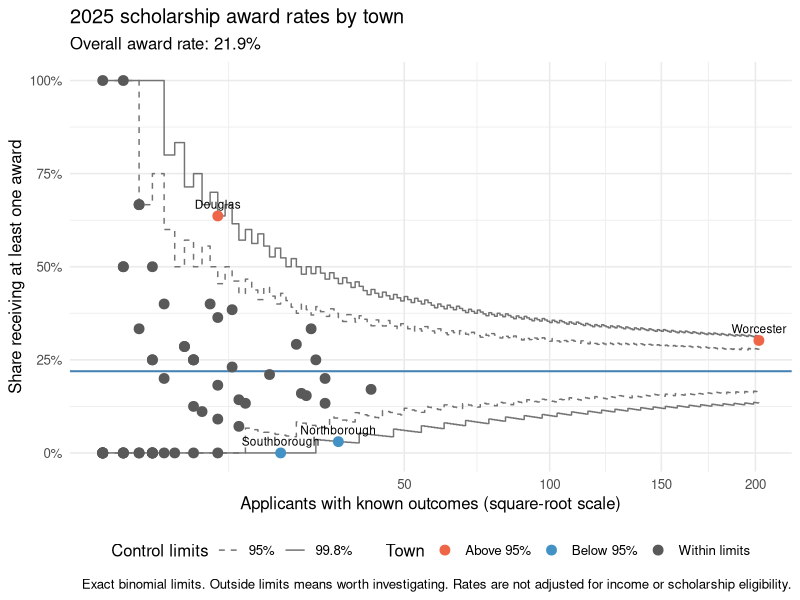

This figure's R source:
library(tidyverse)
#
Scholarship22<- read.csv("deidScholarship22.csv")
Scholarship23<- read.csv("deidScholarship23.csv")
Scholarship24<- read.csv("deidScholarship24.csv")
Scholarship25<- read.csv("deidScholarship25.csv")
Scholarship26<- read.csv("deidScholarship26.csv")
mean(Scholarship25$GPA, na.rm = TRUE)

all_chr <- function(df) mutate(df, across(everything(), as.character))

MasterScholarship <- bind_rows(
  "2022" = all_chr(Scholarship22),
  "2023" = all_chr(Scholarship23),
  "2024" = all_chr(Scholarship24),
  "2025" = all_chr(Scholarship25),
  "2026" = all_chr(Scholarship26),
  .id = "year"
)

MasterScholarship <- type.convert(MasterScholarship, as.is = TRUE)

write.csv(MasterScholarship, "masterScholarship.csv", row.names = FALSE)


sapply(list(Scholarship22, Scholarship23, Scholarship24, Scholarship25, Scholarship26),
       function(d) "Request.Status" %in% names(d))
table(c(Scholarship22$Request.Status, Scholarship23$Request.Status,
        Scholarship24$Request.Status, Scholarship25$Request.Status,
        Scholarship26$Request.Status), useNA = "ifany")
CompleteApps.MasterScholarship <- MasterScholarship |>
  filter(Request.Status %in% c("Application Complete", "Evaluations Assigned",
                               "Evaluations Closed", "Follow Up(s) Assigned",
                               "Denied", "Closed", "Approved", "Approval Draft"))

nrow(CompleteApps.MasterScholarship)
nrow(distinct(CompleteApps.MasterScholarship, year, fake_first, fake_last))
CompleteApps.MasterScholarship |>
  count(year, fake_first, fake_last) |>
  count(n, name = "applicants")

MasterCompleteRanked <- CompleteApps.MasterScholarship |>
  mutate(rank = case_when(
    Request.Status == "Approved" ~ 1,
    Request.Status == "Approval Draft" ~ 2,
    Request.Status %in% c("Evaluations Assigned", "Evaluations Closed",
                          "Follow Up(s) Assigned") ~ 3,
    Request.Status == "Denied" ~ 4,
    Request.Status == "Closed" ~ 5,
    Request.Status == "Application Complete" ~ 6))

best_row <- MasterCompleteRanked |>
  arrange(year, fake_first, fake_last, rank) |>
  distinct(year, fake_first, fake_last, .keep_all = TRUE)

summary_cols <- MasterCompleteRanked |>
  group_by(year, fake_first, fake_last) |>
  summarise(n_scholarships = n_distinct(Process.Name),
            scholarships = paste(sort(unique(Process.Name)), collapse = "; "),
            total_awarded = sum(parse_number(as.character(Amount.Awarded)), na.rm = TRUE),
            .groups = "drop")

OneRowPerApplicant <- best_row |>
  left_join(summary_cols, by = c("year", "fake_first", "fake_last")) |>
  select(-rank)

nrow(OneRowPerApplicant)
rm(master, all_chr, MasterComplete, best_row, summary_cols)

MasterScholarship <- MasterScholarship %>%
  mutate(
    amount_num = suppressWarnings(as.numeric(trimws(as.character(Amount.Awarded)))),
    won_money  = if_else(!is.na(amount_num) & amount_num > 0, "Won money", "Did not win")
  )

winners    <- filter(MasterScholarship, won_money == "Won money")
nonwinners <- filter(MasterScholarship, won_money == "Did not win")

write.csv(MasterScholarship, "$WonMasterScholarship.csv", row.names = FALSE)
table(MasterScholarship$year, MasterScholarship$won_money)

LocationTallyPreSchol <- OneRowPerApplicant |>
  group_by(year, CityTown.of.Residence) |>
  summarise(
    Winners = sum(total_awarded > 0, na.rm = TRUE),
    Nonwinners = sum(total_awarded == 0, na.rm = TRUE),
    Total = n(),
    Dollars_Awarded = sum(total_awarded, na.rm = TRUE),
    .groups = "drop"
  ) |>
  arrange(year, CityTown.of.Residence)

View(LocationTallyPreSchol)

write.csv(LocationTallyPreSchol, "LocationTallyPreSchol.csv", row.names = FALSE)

OneRowPerApplicant <- OneRowPerApplicant |>
  mutate(town = tolower(trimws(CityTown.of.Residence)),
         region = case_when(
           town == "worcester" ~ "Worcester",
           town %in% c("west boylston","boylston","shrewsbury","northborough","westborough","southborough","berlin","bolton","clinton","sterling","lancaster","harvard","leominster","fitchburg","lunenburg") ~ "Northeast",
           town %in% c("holden","paxton","princeton","rutland","oakham","barre","hubbardston","westminster","ashburnham","gardner","winchendon","templeton","phillipston","royalston","athol","petersham","hardwick","new braintree","north brookfield") ~ "Northwest",
           town %in% c("millbury","grafton","upton","sutton","northbridge","hopedale","mendon","douglas","uxbridge","millville","blackstone","milford") ~ "Southeast",
           town %in% c("auburn","leicester","spencer","charlton","oxford","sturbridge","southbridge","dudley","webster","brookfield","east brookfield","west brookfield","warren") ~ "Southwest",
           TRUE ~ "Other"))

table(OneRowPerApplicant$region)
table(OneRowPerApplicant$region, ifelse(OneRowPerApplicant$total_awarded > 0, "Winner", "Loser"))

View(
  OneRowPerApplicant |>
    select(
      year,
      fake_first,
      fake_last,
      CityTown.of.Residence,
      Request.Status,
      scholarships,
      n_scholarships,
      total_awarded
    )
)

s <- str_to_lower(OneRowPerApplicant$scholarships)

geo <- case_when(
  str_detect(s, "auburn knights|auburn woman|hedin|bourke") ~ "Auburn",
  str_detect(s, "falby") ~ "Boylston",
  str_detect(s, "charlton parent") ~ "Charlton",
  str_detect(s, "wagner") ~ "Douglas",
  str_detect(s, "east brookfield scholarship") ~ "East Brookfield",
  str_detect(s, "kelly.{0,4}davis|ahlquist") ~ "Grafton",
  str_detect(s, "arsenault|leicester (high|savings|samaritan)|expository") ~ "Leicester",
  str_detect(s, "lunenburg") ~ "Lunenburg",
  str_detect(s, "carolyn.{0,4}cannon") ~ "Millbury",
  str_detect(s, "anne carey|salem educational") ~ "North Brookfield",
  str_detect(s, "keeler|northbridge high") ~ "Northbridge",
  str_detect(s, "olive wood") ~ "Oxford",
  str_detect(s, "simonatis") ~ "Princeton",
  str_detect(s, "wolcott") ~ "Shrewsbury",
  str_detect(s, "eppinger|gaudette") ~ "Spencer",
  str_detect(s, "fedeli") ~ "Sterling",
  str_detect(s, "junnila|simonian|freeland|connolly|henrickson|norlin") ~ "Sutton",
  str_detect(s, "bradford.{0,4}kemp") ~ "Webster",
  str_detect(s, "denfeld|fannie.{0,4}forbes|grynsel") ~ "Westborough",
  str_detect(s, "janet fraser") ~ "Medway",
  str_detect(s, "harold.{0,4}jensen|john buckley|worcester woman|lincoln village|joseph.{0,4}early|feingold|kaufman|belmont street|elm park|lyons|dorothy.{0,4}smith|davidian|webster square|hanson") ~ "Worcester",
  str_detect(s, "tahanto|debbie anne|goulet") ~ "Boylston",
  str_detect(s, "andrew sala") ~ "Upton",
  str_detect(s, "walker family") ~ "Templeton",
  str_detect(s, "proko") ~ "Holden",
  str_detect(s, "greg.{0,2}s grant") ~ "Acton",
  str_detect(s, "kathleen terry") ~ "Sturbridge",
  str_detect(s, "hampel") ~ "Cheshire",
  str_detect(s, "kuhner") ~ "Oakham",
  str_detect(s, "belval") ~ "Northbridge",
  str_detect(s, "burgholzer") ~ "Shrewsbury",
  str_detect(s, "lock memorial") ~ "Spencer"
)

old <- if ("CityTown.of.Residence" %in% names(OneRowPerApplicant)) OneRowPerApplicant$CityTown.of.Residence else OneRowPerApplicant$Town
old <- na_if(trimws(as.character(old)), "  NA")
old[!grepl("[A-Za-z]", old)] <- NA

OneRowPerApplicant$Town <- coalesce(old, geo)
OneRowPerApplicant <- select(OneRowPerApplicant, -any_of(c("CityTown.of.Residence", "geo_town")))
view(OneRowPerApplicant)

OneRowPerApplicant <- OneRowPerApplicant |>
  mutate(town = tolower(trimws(Town)),
         region = case_when(
           town == "worcester" ~ "Worcester",
           town %in% c("west boylston","boylston","shrewsbury","northborough","westborough","southborough","berlin","bolton","clinton","sterling","lancaster","harvard","leominster","fitchburg","lunenburg") ~ "Northeast",
           town %in% c("holden","paxton","princeton","rutland","oakham","barre","hubbardston","westminster","ashburnham","gardner","winchendon","templeton","phillipston","royalston","athol","petersham","hardwick","new braintree","north brookfield") ~ "Northwest",
           town %in% c("millbury","grafton","upton","sutton","northbridge","hopedale","mendon","douglas","uxbridge","millville","blackstone","milford") ~ "Southeast",
           town %in% c("auburn","leicester","spencer","charlton","oxford","sturbridge","southbridge","dudley","webster","brookfield","east brookfield","west brookfield","warren") ~ "Southwest",
           TRUE ~ "Other"))

table(OneRowPerApplicant$region, ifelse(OneRowPerApplicant$total_awarded > 0, "Winner", "Loser"))

LocationTallyPostSchol <- OneRowPerApplicant |>
  mutate(Town = str_to_title(str_squish(Town))) |>
  group_by(year, Town) |>
  summarise(Winners = sum(total_awarded > 0, na.rm = TRUE),
            Losers  = sum(total_awarded == 0, na.rm = TRUE),
            Amount  = sum(total_awarded, na.rm = TRUE),
            .groups = "drop") |>
  arrange(year, desc(Winners + Losers))

View(LocationTallyPostSchol)
write.csv(LocationTallyPostSchol, "LocationTallyPostSchol.csv", row.names = FALSE)
write.csv(MasterCompleteRanked, "MasterCompleteRanked.csv", row.names = FALSE)
write.csv(OneRowPerApplicant,"PostCleanMaster.csv", row.names = FALSE)

sum(suppressWarnings(parse_number(as.character(MasterCompleteRanked$Amount.Awarded))), na.rm = TRUE)
sum(OneRowPerApplicant$total_awarded)

# Step 1: what each scholarship pays per applicant
ScholEV <- MasterCompleteRanked |>
  mutate(amt = replace_na(suppressWarnings(parse_number(as.character(Amount.Awarded))), 0)) |>
  group_by(Process.Name) |>
  summarise(sch_ev = mean(amt))

# Step 2: expected $ per person
PersonEV <- MasterCompleteRanked |>
  left_join(ScholEV) |>
  group_by(year, fake_first, fake_last) |>
  summarise(expected = sum(sch_ev))

# Step 3: town table
TownEV <- OneRowPerApplicant |>
  left_join(PersonEV) |>
  group_by(Town = str_to_title(str_squish(Town))) |>
  summarise(Applicants = n(),
            Pct        = 100 * n() / nrow(OneRowPerApplicant),
            Winners    = sum(total_awarded > 0),
            Avg_Win    = sum(total_awarded) / Winners,
            Received   = mean(total_awarded),
            SD         = sd(total_awarded),
            Expected   = mean(expected))
View(TownEV)

TownEV |> mutate(Diff = Received - Expected) |> arrange(desc(Diff)) |> View()
TownEV |> mutate(Diff = Received - Expected) |> filter(Applicants >= 10) |> arrange(desc(Diff)) |> View()

TownEVYear <- OneRowPerApplicant |>
  left_join(PersonEV) |>
  group_by(year, Town = str_to_title(str_squish(Town))) |>
  summarise(Applicants = n(),
            Winners    = sum(total_awarded > 0),
            Received   = mean(total_awarded),
            Expected   = mean(expected))

write.csv(TownEVYear, "TownEVYear.csv", row.names = FALSE)


##TESTS SECTION
# Region
RegionAOV <- aov(total_awarded ~ region, data = OneRowPerApplicant)
summary(RegionAOV)
TukeyHSD(RegionAOV)

# Year
YearAOV <- aov(total_awarded ~ factor(year), data = OneRowPerApplicant)
summary(YearAOV)
TukeyHSD(YearAOV)

#controlling for local scholarships
Controlled <- OneRowPerApplicant |>
  left_join(PersonEV) |>
  mutate(diff = total_awarded - expected)

summary(aov(diff ~ region, data = Controlled))

##KURT FUNNNEL PLOT
ApplicantOutcomes <- MasterCompleteRanked |>
  mutate(
    status = str_squish(as.character(Request.Status)),
    amount = parse_number(
      str_trim(as.character(Amount.Awarded)),
      na = c("", "NA", "N/A", "--")
    ),
    
    resolved_no_award =
      coalesce(status == "Denied", FALSE) |
      (coalesce(status == "Closed", FALSE) &
         !is.na(amount) & coalesce(amount == 0, FALSE))
  ) |>
  group_by(year, fake_first, fake_last) |>
  summarise(
    positive_award = any(amount > 0, na.rm = TRUE),
    all_resolved_no_award = all(resolved_no_award),
    .groups = "drop"
  ) |>
  mutate(
    awarded = case_when(
      positive_award ~ 1L,
      all_resolved_no_award ~ 0L,
      TRUE ~ NA_integer_
    )
  )

FunnelApplicants <- OneRowPerApplicant |>
  select(year, fake_first, fake_last, Town) |>
  left_join(
    ApplicantOutcomes,
    by = c("year", "fake_first", "fake_last")
  ) |>
  mutate(
    Town = str_to_title(str_squish(Town)),
    Town = if_else(
      is.na(Town) |
        str_to_lower(Town) %in% c("", "na", "n/a", "unknown"),
      NA_character_,
      Town
    )
  )

FunnelSummary <- FunnelApplicants |>
  group_by(year) |>
  summarise(
    Recipients = sum(awarded == 1, na.rm = TRUE),
    Nonrecipients = sum(awarded == 0, na.rm = TRUE),
    Unknown = sum(is.na(awarded)),
    Missing_town = sum(is.na(Town)),
    .groups = "drop"
  ) |>
  mutate(
    Known = Recipients + Nonrecipients,
    Award_rate = if_else(
      Known > 0,
      Recipients / Known,
      NA_real_
    )
  )

print(FunnelSummary, width = Inf)

StatusCheck <- MasterCompleteRanked |>
  mutate(
    amount = parse_number(
      str_trim(as.character(Amount.Awarded)),
      na = c("", "NA", "N/A", "--")
    )
  ) |>
  group_by(year, Request.Status) |>
  summarise(
    Applications = n(),
    Positive_award = sum(amount > 0, na.rm = TRUE),
    Zero_award = sum(amount == 0, na.rm = TRUE),
    Missing_amount = sum(is.na(amount)),
    Total_dollars = sum(amount, na.rm = TRUE),
    .groups = "drop"
  )

View(StatusCheck)

TownFunnel <- FunnelApplicants |>
  filter(year == 2025, !is.na(awarded), !is.na(Town)) |>
  group_by(Town) |>
  summarise(
    known = n(),
    recipients = sum(awarded),
    rate = recipients / known,
    .groups = "drop"
  )

p0 <- sum(TownFunnel$recipients) / sum(TownFunnel$known)

FunnelLimits <- tibble(n = seq_len(max(TownFunnel$known))) |>
  mutate(
    lo95 = qbinom(0.025, n, p0) / n,
    hi95 = qbinom(0.975, n, p0) / n,
    lo998 = qbinom(0.001, n, p0) / n,
    hi998 = qbinom(0.999, n, p0) / n
  )

TownFunnel <- TownFunnel |>
  mutate(
    flag = case_when(
      recipients < qbinom(0.001, known, p0) ~ "Below 99.8%",
      recipients > qbinom(0.999, known, p0) ~ "Above 99.8%",
      recipients < qbinom(0.025, known, p0) ~ "Below 95%",
      recipients > qbinom(0.975, known, p0) ~ "Above 95%",
      TRUE ~ "Within limits"
    )
  )

FunnelCurves <- FunnelLimits |>
  pivot_longer(
    cols = c(lo95, hi95, lo998, hi998),
    names_to = "boundary",
    values_to = "rate"
  ) |>
  mutate(
    limit = if_else(
      boundary %in% c("lo95", "hi95"),
      "95%", "99.8%"
    )
  )

FunnelPlot <- ggplot() +
  geom_step(
    data = FunnelCurves,
    aes(n, rate, group = boundary, linetype = limit),
    colour = "grey45"
  ) +
  geom_hline(
    yintercept = p0,
    colour = "steelblue",
    linewidth = 0.7
  ) +
  geom_point(
    data = TownFunnel,
    aes(known, rate, colour = flag),
    size = 3
  ) +
  geom_text(
    data = filter(TownFunnel, flag != "Within limits"),
    aes(known, rate, label = Town),
    vjust = -0.8,
    size = 3,
    check_overlap = TRUE
  ) +
  scale_linetype_manual(
    name = "Control limits",
    values = c("95%" = "dashed", "99.8%" = "solid")
  ) +
  scale_colour_manual(
    name = "Town",
    values = c(
      "Below 99.8%" = "#08306B",
      "Above 99.8%" = "#99000D",
      "Below 95%" = "#4292C6",
      "Above 95%" = "#EF6548",
      "Within limits" = "grey35"
    )
  ) +
  scale_x_continuous(trans = "sqrt") +
  scale_y_continuous(labels = scales::label_percent()) +
  coord_cartesian(ylim = c(0, 1)) +
  labs(
    title = "2025 scholarship award rates by town",
    subtitle = paste(
      "Overall award rate:",
      scales::percent(p0, accuracy = 0.1)
    ),
    x = "Applicants with known outcomes (square-root scale)",
    y = "Share receiving at least one award",
    caption = paste(
      "Exact binomial limits. Outside limits means worth investigating.",
      "Rates are not adjusted for income or scholarship eligibility."
    )
  ) +
  theme_minimal(base_size = 12) +
  theme(legend.position = "bottom")

print(FunnelPlot)

View(TownFunnel)
